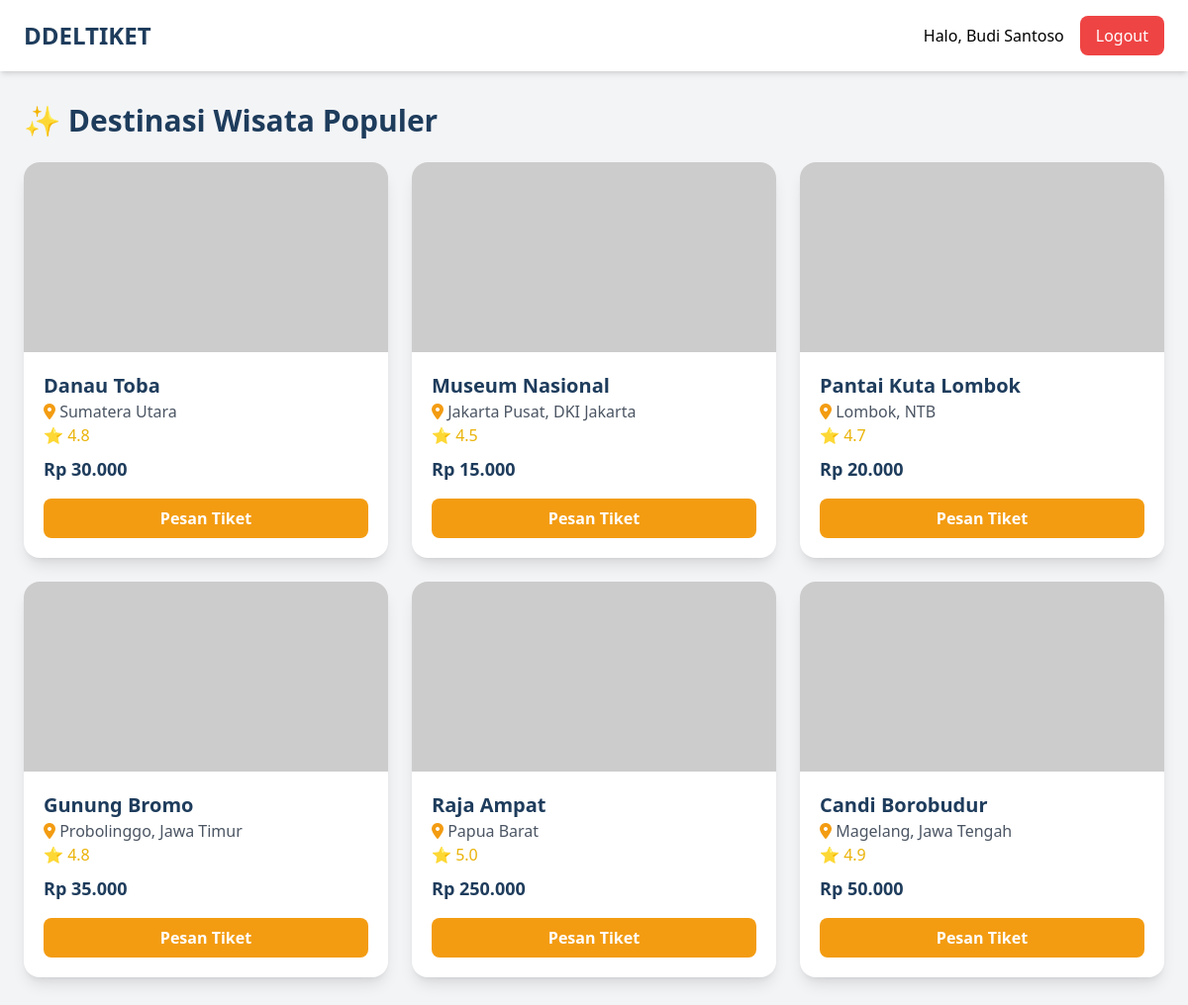
The app's page /beranda.php (signed in) with its own data.
### tables this page shows
CREATE TABLE `destinasi` (
  `id`          INT(11)        NOT NULL AUTO_INCREMENT,
  `nama`        VARCHAR(200)   NOT NULL,
  `lokasi`      VARCHAR(200)   NOT NULL,
  `provinsi`    VARCHAR(100)   DEFAULT NULL,
  `deskripsi`   TEXT           DEFAULT NULL,
  `harga`       DECIMAL(12,0)  NOT NULL DEFAULT 0,
  `rating`      DECIMAL(3,1)   NOT NULL DEFAULT 0.0,
  `imgUrl`      VARCHAR(500)   DEFAULT NULL,
  `bps_id`      VARCHAR(50)    DEFAULT NULL COMMENT 'ID dari BPS API',
  `kategori`    VARCHAR(100)   DEFAULT NULL,
  `created_at`  TIMESTAMP      NOT NULL DEFAULT CURRENT_TIMESTAMP,
  `updated_at`  TIMESTAMP      NOT NULL DEFAULT CURRENT_TIMESTAMP ON UPDATE CURRENT_TIMESTAMP,
  PRIMARY KEY (`id`),
  KEY `idx_provinsi` (`provinsi`),
  KEY `idx_bps_id` (`bps_id`)
);

### beranda.php (the view, shortened to what this page needs)
<?php
$query = mysqli_query($koneksi, "SELECT * FROM destinasi ORDER BY id DESC");
?>
<!DOCTYPE html>
<html lang="id">
<head>
    <script src="https://cdn.tailwindcss.com"></script>
    <link rel="stylesheet" href="https://cdnjs.cloudflare.com/ajax/libs/font-awesome/6.0.0-beta3/css/all.min.css">
</head>
<body class="bg-gray-100">
    <nav class="bg-white shadow-md px-6 py-4 flex justify-between items-center">
        <h1 class="text-2xl font-bold text-[#1e3c5c]">DDELTIKET</h1>
        <div class="flex items-center gap-4">
            <span>Halo, <?= htmlspecialchars($_SESSION['nama']) ?></span>
            <a href="logout.php" class="bg-red-500 text-white px-4 py-2 rounded-lg hover:bg-red-600">Logout</a>
        </div>
    </nav>
    <div class="max-w-7xl mx-auto px-6 py-8">
        <h2 class="text-3xl font-bold text-[#1e3c5c] mb-6">✨ Destinasi Wisata Populer</h2>
        <div class="grid grid-cols-1 md:grid-cols-2 lg:grid-cols-3 gap-6">
            <?php while($row = mysqli_fetch_assoc($query)): ?>
            <div class="bg-white rounded-2xl shadow-lg overflow-hidden hover:shadow-xl transition">
                <img src="<?= htmlspecialchars($row['imgUrl']) ?>" class="w-full h-48 object-cover" onerror="this.src='https://placehold.co/600x400?text=No+Image'">
                <div class="p-5">
                    <h3 class="text-xl font-bold text-[#1e3c5c]"><?= htmlspecialchars($row['nama']) ?></h3>
                    <p class="text-gray-600"><i class="fas fa-map-marker-alt text-[#f39c12]"></i> <?= htmlspecialchars($row['lokasi']) ?></p>
                    <p class="text-yellow-500">⭐ <?= $row['rating'] ?></p>
                    <p class="text-lg font-bold text-[#1e3c5c] mt-2">Rp <?= number_format($row['harga'],0,',','.') ?></p>
                    <button onclick="alert('Demo: Tiket ke <?= addslashes($row['nama']) ?> berhasil dipesan!')" class="mt-4 w-full bg-[#f39c12] hover:bg-[#e67e22] text-white font-bold py-2 rounded-lg transition">Pesan Tiket</button>
                </div>
            </div>
            <?php endwhile; ?>
        </div>
    </div>
</body>
</html>

### records on screen
destinasi: nama "Danau Toba", lokasi "Sumatera Utara", rating "4.8", harga "30.000"
destinasi: nama "Museum Nasional", lokasi "Jakarta Pusat, DKI Jakarta", rating "4.5", harga "15.000"
destinasi: nama "Pantai Kuta Lombok", lokasi "Lombok, NTB", rating "4.7", harga "20.000"
destinasi: nama "Gunung Bromo", lokasi "Probolinggo, Jawa Timur", rating "4.8", harga "35.000"
destinasi: nama "Raja Ampat", lokasi "Papua Barat", rating "5.0", harga "250.000"
destinasi: nama "Candi Borobudur", lokasi "Magelang, Jawa Tengah", rating "4.9", harga "50.000"

### other values on screen
$_SESSION['nama'] "Budi Santoso"
